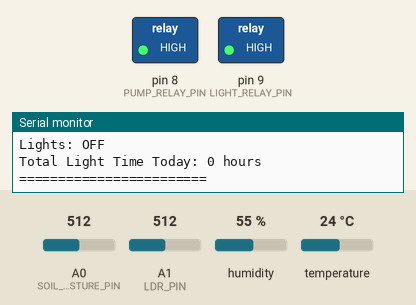
The sketch below on a simulated Arduino Uno, built with avr-gcc and run on an emulated ATmega328P. Parts: switched loads named in the sketch (green lamp = pin HIGH), the last lines printed to the serial monitor. The inputs (shaded band) are chosen by the test bench; at power-on: A0 (SOIL_MOISTURE_PIN) = 512, A1 (LDR_PIN) = 512, humidity 55 %, temperature 24 °C.

Above: at 2.9 s.
3.0 s: A0 (SOIL_MOISTURE_PIN) set to 490
At 5.5 s:
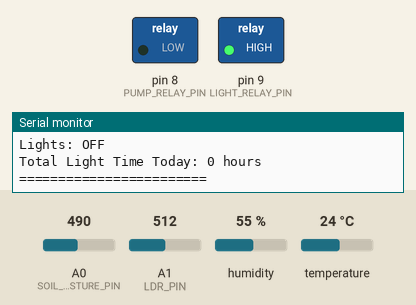
5.9 s: A1 (LDR_PIN) set to 315
8.8 s: A1 (LDR_PIN) set to 292
At 12.0 s:
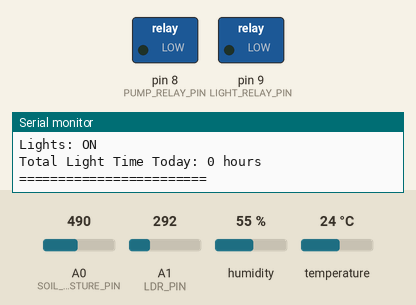
12.3 s: A0 (SOIL_MOISTURE_PIN) set to 510
At 13.8 s:
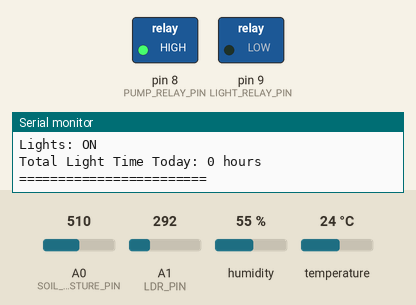
15.2 s: A0 (SOIL_MOISTURE_PIN) set to 390
At 17.5 s:
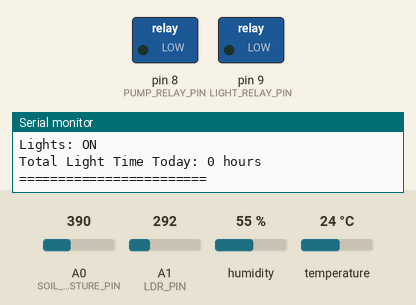
18.7 s: A0 (SOIL_MOISTURE_PIN) set to 716
At 19.8 s:
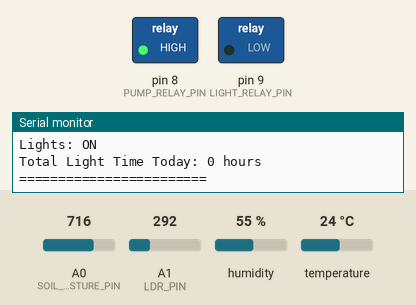
Timing chart, 0 to 21.7 s (numbered marks = the images above; inputs shaded):
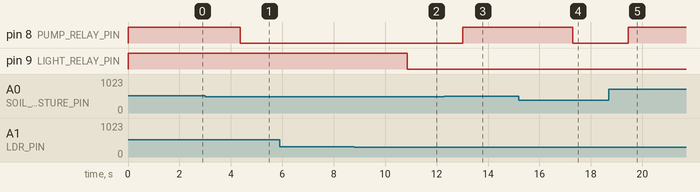

The sketch:

plant_detection.ino
```cpp
/*
 * Smart Plant Incubator System with Automatic Watering and Lighting
 * File: plant_incubator.c
 *
 * Hardware:
 * - Arduino UNO connected to Raspberry Pi via USB
 * - DHT22 Temperature/Humidity Sensor (Pin 2)
 * - Soil Moisture Sensor (Analog Pin A0)
 * - LDR Light Sensor (Analog Pin A1)
 * - Water Pump Relay (Pin 8 - Active LOW)
 * - Incubator Lights Relay (Pin 9 - Active LOW)
 */

#include <DHT.h>

// Pin definitions
#define DHTPIN 2           // DHT sensor data pin
#define DHTTYPE DHT22      // DHT22 sensor type
#define SOIL_MOISTURE_PIN A0
#define LDR_PIN A1
#define PUMP_RELAY_PIN 8   // Active LOW relay for water pump
#define LIGHT_RELAY_PIN 9  // Active LOW relay for incubator lights

// Threshold values (adjust based on your sensors)
#define SOIL_DRY_THRESHOLD 500    // Below this = dry soil
#define LDR_DARK_THRESHOLD 300    // Below this = dark (lights should turn ON)
#define LDR_BRIGHT_THRESHOLD 400  // Above this = bright enough (lights can turn OFF)

// Timing constants
#define MIN_LIGHT_ON_TIME 28800000  // 8 hours in milliseconds (minimum daily light)
#define MAX_LIGHT_ON_TIME 57600000  // 16 hours in milliseconds (maximum daily light)

DHT dht(DHTPIN, DHTTYPE);

// State variables
unsigned long lightOnStartTime = 0;
unsigned long totalLightOnTime = 0;
bool lightsOn = false;
unsigned long lastDayReset = 0;

void setup() {
  Serial.begin(9600);
  dht.begin();

  pinMode(PUMP_RELAY_PIN, OUTPUT);
  pinMode(LIGHT_RELAY_PIN, OUTPUT);

  digitalWrite(PUMP_RELAY_PIN, HIGH);  // Start with pump OFF (active LOW)
  digitalWrite(LIGHT_RELAY_PIN, HIGH); // Start with lights OFF (active LOW)

  lastDayReset = millis();

  Serial.println("=== Smart Plant Incubator System Started ===");
}

void loop() {
  // Read sensors
  float temp = dht.readTemperature();
  float humidity = dht.readHumidity();
  int soil = analogRead(SOIL_MOISTURE_PIN);
  int ldr = analogRead(LDR_PIN);

  // Print formatted sensor data
  Serial.println("--- Sensor Readings ---");

  if (!isnan(temp)) {
    Serial.print("Temperature: ");
    Serial.print(temp);
    Serial.println(" *C");
  } else {
    Serial.println("Temperature: ERROR");
  }

  if (!isnan(humidity)) {
    Serial.print("Humidity: ");
    Serial.print(humidity);
    Serial.println(" %");
  } else {
    Serial.println("Humidity: ERROR");
  }

  Serial.print("Soil Moisture: ");
  Serial.println(soil);

  Serial.print("LDR Value: ");
  Serial.println(ldr);

  // Control water pump based on soil moisture
  if (soil < SOIL_DRY_THRESHOLD) {
    digitalWrite(PUMP_RELAY_PIN, LOW); // ON
    Serial.println("Status: Pump ON - Watering");
  } else {
    digitalWrite(PUMP_RELAY_PIN, HIGH); // OFF
    Serial.println("Status: Pump OFF");
  }

  // Control incubator lights based on LDR and daily light requirements
  controlLights(ldr);

  // Reset daily light counter every 24 hours
  if (millis() - lastDayReset >= 86400000) { // 24 hours
    totalLightOnTime = 0;
    lastDayReset = millis();
    Serial.println("Daily light timer reset");
  }

  // Print light status
  Serial.print("Lights: ");
  Serial.println(lightsOn ? "ON" : "OFF");

  Serial.print("Total Light Time Today: ");
  unsigned long currentTotal = totalLightOnTime;
  if (lightsOn) {
    currentTotal += (millis() - lightOnStartTime);
  }
  Serial.print(currentTotal / 3600000); // Convert to hours
  Serial.println(" hours");

  Serial.println("========================");
  Serial.println();

  delay(2000); // Wait 2 seconds between readings
}

/*
 * Function: controlLights
 * Description: Manages incubator lighting based on ambient light and daily requirements
 * Parameters: ldrValue - Current light sensor reading
 * Returns: void
 */

void controlLights(int ldrValue) {
  unsigned long currentTotal = totalLightOnTime;
  if (lightsOn) {
    currentTotal += (millis() - lightOnStartTime);
  }

  // Check if we've exceeded maximum light time
  if (currentTotal >= MAX_LIGHT_ON_TIME) {
    if (lightsOn) {
      digitalWrite(LIGHT_RELAY_PIN, HIGH); // Turn OFF
      totalLightOnTime += (millis() - lightOnStartTime);
      lightsOn = false;
      Serial.println("Light Control: Max daily light time reached - forcing OFF");
    }
    return;
  }

  // If it's dark and we haven't met minimum light requirement, turn lights ON
  if (ldrValue < LDR_DARK_THRESHOLD) {
    if (!lightsOn) {
      digitalWrite(LIGHT_RELAY_PIN, LOW); // Turn ON
      lightOnStartTime = millis();
      lightsOn = true;
      Serial.println("Light Control: Dark detected - Lights ON");
    }
  }
  // If it's bright enough and we've met minimum light requirement, turn lights OFF
  else if (ldrValue > LDR_BRIGHT_THRESHOLD) {
    if (lightsOn && currentTotal >= MIN_LIGHT_ON_TIME) {
      digitalWrite(LIGHT_RELAY_PIN, HIGH); // Turn OFF
      totalLightOnTime += (millis() - lightOnStartTime);
      lightsOn = false;
      Serial.println("Light Control: Sufficient natural light - Lights OFF");
    } else if (lightsOn && currentTotal < MIN_LIGHT_ON_TIME) {
      Serial.println("Light Control: Keeping lights ON to meet minimum daily requirement");
    }
  }
}
```

Measured:
- the behaviour switches between 500 and 499 on A0 (SOIL_MOISTURE_PIN) (found by bisection; images 0 and 1)
- the behaviour switches between 300 and 299 on A1 (LDR_PIN) (found by bisection; images 1 and 2)
- after the input at 3.0 s, pin 8 (PUMP_RELAY_PIN): HIGH → LOW after 1.4 s
- after the input at 8.8 s, pin 9 (LIGHT_RELAY_PIN): HIGH → LOW after 2.1 s
- after the input at 12.3 s, pin 8 (PUMP_RELAY_PIN): LOW → HIGH after 0.72 s
- after the input at 15.2 s, pin 8 (PUMP_RELAY_PIN): HIGH → LOW after 2.1 s
- after the input at 18.7 s, pin 8 (PUMP_RELAY_PIN): LOW → HIGH after 0.75 s
